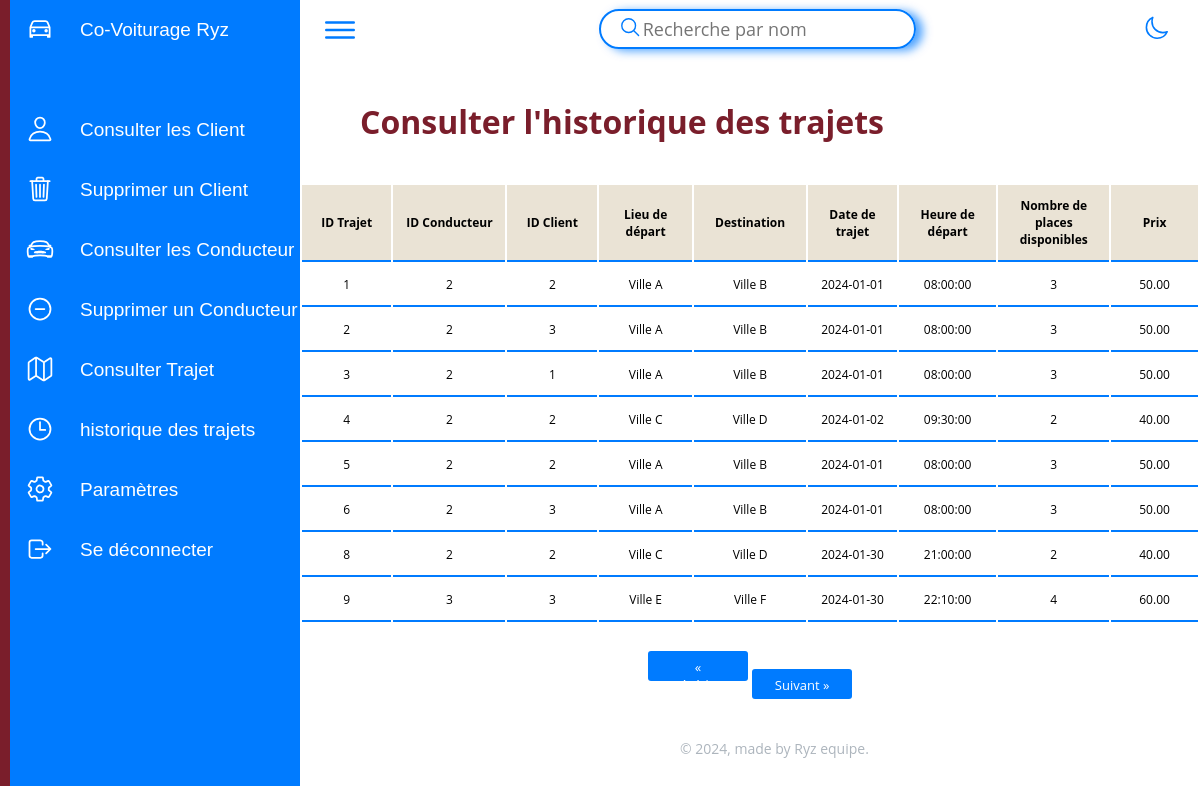
The page /admin/hst.php on the database its author committed.
### tables this page shows
CREATE TABLE `historique_trajet` (
  `id_historique_trajet` int(11) NOT NULL,
  `id_conducteur` int(11) DEFAULT NULL,
  `id_client` int(11) DEFAULT NULL,
  `lieu_depart` varchar(255) DEFAULT NULL,
  `destination` varchar(255) DEFAULT NULL,
  `date_trajet` date DEFAULT NULL,
  `heure_depart` time DEFAULT NULL,
  `nb_places_dispo` int(11) DEFAULT NULL,
  `prix` decimal(10,2) DEFAULT NULL
);

### admin/hst.php (the view, shortened to what this page needs)
<?php
include('../config/connect.php');
$results_per_page = 9;
if (!isset($_GET['page'])) {
    $current_page = 1;
} else {
    $current_page = $_GET['page'];
}
$offset = ($current_page - 1) * $results_per_page;
$search_name = isset($_GET['titre']) ? $_GET['titre'] : '';
$sql = "SELECT * FROM historique_trajet WHERE lieu_depart LIKE '%$search_name%' LIMIT $results_per_page OFFSET $offset";
$result = $conn->query($sql);
?>
<?php include "includes/header.php"; ?>
<div class="container">
    <h2>Consulter l'historique des trajets</h2>
    <table class="center-table">
        <thead>
            <tr>
                <th>ID Trajet</th>
                <th>ID Conducteur</th>
                <th>ID Client</th>
                <th>Lieu de départ</th>
                <th>Destination</th>
                <th>Date de trajet</th>
                <th>Heure de départ</th>
                <th>Nombre de places disponibles</th>
                <th>Prix</th>
            </tr>
        </thead>
        <tbody>
            <?php
            if ($result && mysqli_num_rows($result) > 0) {
                while ($row = mysqli_fetch_assoc($result)) {
            ?>
            <tr>
                <td><?php echo $row['id_historique_trajet']; ?></td>
                <td><?php echo $row['id_conducteur']; ?></td>
                <td><?php echo $row['id_client']; ?></td>
                <td><?php echo $row['lieu_depart']; ?></td>
                <td><?php echo $row['destination']; ?></td>
                <td><?php echo $row['date_trajet']; ?></td>
                <td><?php echo $row['heure_depart']; ?></td>
                <td><?php echo $row['nb_places_dispo']; ?></td>
                <td><?php echo $row['prix']; ?></td>
            </tr>
            <?php
                }
            } else {
                echo "<tr><td colspan='9'>Aucun trajet trouvé dans l'historique</td></tr>";
            }
            ?>
        </tbody>
    </table>
</div>
    <?php include "./includes/pagination.php" ?>
<?php include "./includes/footer.php" ?>

### admin/assets/css/styleDash.css (style rules this page uses)
* { font-family: "Open Sans"; margin: 0; padding: 0; box-sizing: border-box; }
:root { --blue: #007bff; --white: #fff; --gray: #f5f5f5; --darknav:#FFFF; }
body { min-height: 100vh; overflow: hidden; }
.container { position: relative; width: 100%; }
.container h2 { margin-left:60px; margin-top: 40px; font-weight: 700; font-size: 2rem; color: #7A1E2B; }
table { border-collapse: collapse; max-width: 100%; }
th, td { padding: 12px 10px; text-align: left; border-bottom: 1px solid #007bffa4; }
th { background-color:#7a1e2aa4; font-weight: bold; }
table { border-collapse: separate; max-width: 100%; margin-top: 40px; margin-left: auto; margin-right: auto; }
th, td { padding: 12px 10px; text-align: center; border-bottom: 2px solid #007bff; font-size: 12px; }
th { background-color:#EAE3D5 ; font-weight: bold; width: 150PX; }

### rows shown on the page
historique_trajet: id_historique_trajet "1", id_conducteur "2", id_client "2", lieu_depart "Ville A", destination "Ville B", date_trajet "2024-01-01", heure_depart "08:00:00", nb_places_dispo "3", prix "50.00"
historique_trajet: id_historique_trajet "2", id_conducteur "2", id_client "3", lieu_depart "Ville A", destination "Ville B", date_trajet "2024-01-01", heure_depart "08:00:00", nb_places_dispo "3", prix "50.00"
historique_trajet: id_historique_trajet "3", id_conducteur "2", id_client "1", lieu_depart "Ville A", destination "Ville B", date_trajet "2024-01-01", heure_depart "08:00:00", nb_places_dispo "3", prix "50.00"
historique_trajet: id_historique_trajet "4", id_conducteur "2", id_client "2", lieu_depart "Ville C", destination "Ville D", date_trajet "2024-01-02", heure_depart "09:30:00", nb_places_dispo "2", prix "40.00"
historique_trajet: id_historique_trajet "5", id_conducteur "2", id_client "2", lieu_depart "Ville A", destination "Ville B", date_trajet "2024-01-01", heure_depart "08:00:00", nb_places_dispo "3", prix "50.00"
historique_trajet: id_historique_trajet "6", id_conducteur "2", id_client "3", lieu_depart "Ville A", destination "Ville B", date_trajet "2024-01-01", heure_depart "08:00:00", nb_places_dispo "3", prix "50.00"
historique_trajet: id_historique_trajet "8", id_conducteur "2", id_client "2", lieu_depart "Ville C", destination "Ville D", date_trajet "2024-01-30", heure_depart "21:00:00", nb_places_dispo "2", prix "40.00"
historique_trajet: id_historique_trajet "9", id_conducteur "3", id_client "3", lieu_depart "Ville E", destination "Ville F", date_trajet "2024-01-30", heure_depart "22:10:00", nb_places_dispo "4", prix "60.00"
